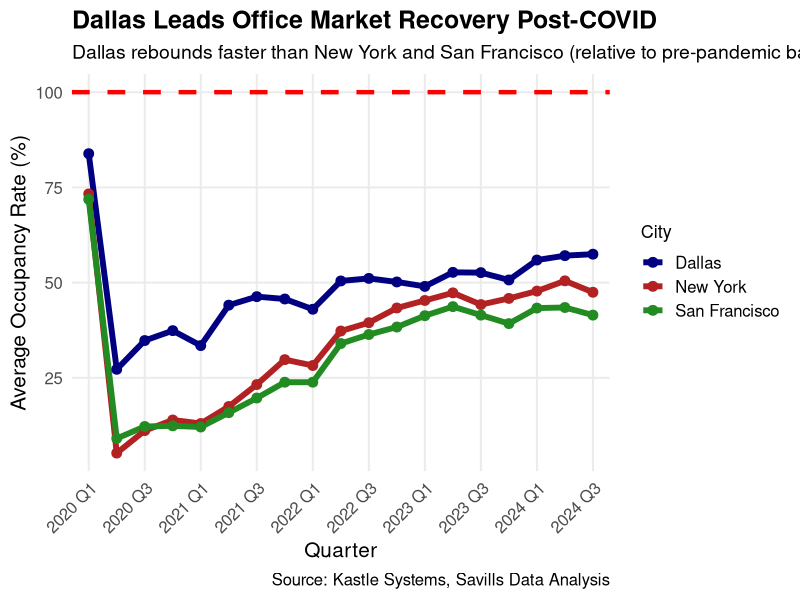

Here is the R script that generated this plot: (Note: this script raises an error after producing the figure.)
library(dplyr)
library(ggplot2)
library(ggrepel)


# Load and filter
kastle <- read.csv("data/Major Market Occupancy Data-revised.csv")
dallas_kastle <- kastle %>%
  filter(market == "Dallas/Ft Worth") %>%
  mutate(year_quarter = paste(year, quarter, sep = " "))

ny_kastle <- kastle %>%
  filter(market == "Manhattan") %>%
  mutate(year_quarter = paste(year, quarter, sep = " "))

sf_kastle <- kastle %>%
  filter(market == "San Francisco") %>%
  mutate(year_quarter = paste(year, quarter, sep = " "))

library(dplyr)
library(ggplot2)

# Load data
kastle <- read.csv("data/Major Market Occupancy Data-revised.csv")

# Prepare each city's data
dallas_kastle <- kastle %>%
  filter(market == "Dallas/Ft Worth") %>%
  mutate(year_quarter = paste(year, quarter, sep = " "), city = "Dallas")

ny_kastle <- kastle %>%
  filter(market == "Manhattan") %>%
  mutate(year_quarter = paste(year, quarter, sep = " "), city = "New York")

sf_kastle <- kastle %>%
  filter(market == "San Francisco") %>%
  mutate(year_quarter = paste(year, quarter, sep = " "), city = "San Francisco")

# Combine all three into one
combined_kastle <- bind_rows(dallas_kastle, ny_kastle, sf_kastle)
library(dplyr)
library(ggplot2)

# Assume combined_kastle already created

ggplot(combined_kastle, aes(x = year_quarter, y = avg_occupancy_proportion * 100, color = city, group = city)) +
  geom_line(size = 2) +                     # Thicker trend lines
  geom_point(size = 3) +
geom_hline(yintercept = 100, linetype = "dashed", color = "red", size = 1.5) +   # Thicker baseline
  labs(
    title = "Dallas Leads Office Market Recovery Post-COVID",
    subtitle = "Dallas rebounds faster than New York and San Francisco (relative to pre-pandemic baseline)",
    x = "Quarter",
    y = "Average Occupancy Rate (%)",
    color = "City",
    caption = "Source: Kastle Systems, Savills Data Analysis"
  ) +
  scale_color_manual(values = c("Dallas" = "navyblue", "New York" = "firebrick", "San Francisco" = "forestgreen")) +
  scale_x_discrete(breaks = unique(combined_kastle$year_quarter)[seq(1, length(unique(combined_kastle$year_quarter)), by = 2)]) + # Show every other quarter
  theme_minimal(base_size = 15) +
  theme(
    axis.text.x = element_text(angle = 45, hjust = 1, size = 12),
    axis.text.y = element_text(size = 12),
    plot.title = element_text(face = "bold", size = 18),
    plot.subtitle = element_text(size = 14),
    legend.title = element_text(size = 13),
    legend.text = element_text(size = 12),
    panel.grid.minor = element_blank()   # Remove minor grid clutter
  )
+ coord_cartesian(ylim = c(0, 100))

